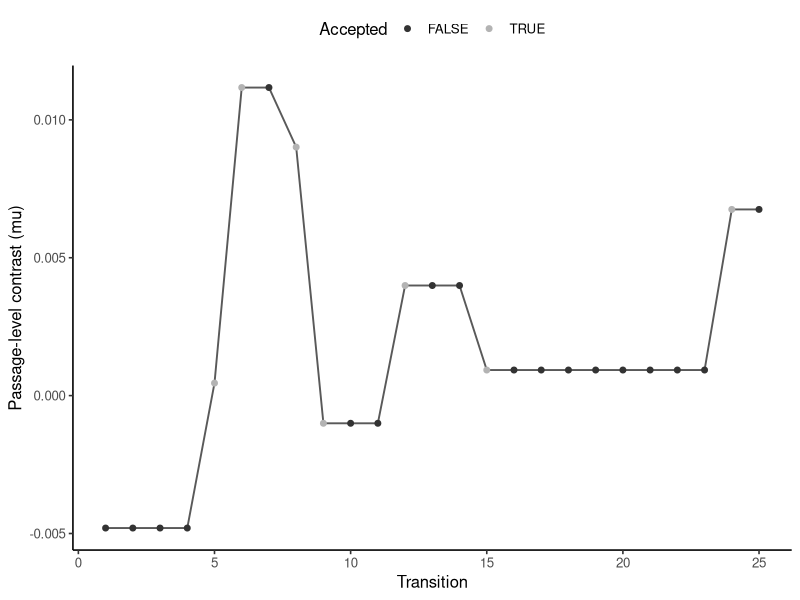

Source code (R):
## ---- chunk 1
#| label: first-provo-markov-transitions
library(ggplot2)

provo <- read.csv("data/provo/passage-summaries.csv", stringsAsFactors = FALSE)
y <- provo$noun_minus_verb_log_ffd
nu <- 4
prior_scale <- 2 * sd(y)
log_sum_exp <- function(x) { m <- max(x); m + log(sum(exp(x - m))) }
log_target <- function(eta) {
  mu <- eta[1]; sigma <- exp(eta[2])
  sum(dt((y - mu) / sigma, df = nu, log = TRUE) - log(sigma)) +
    dnorm(mu, 0, prior_scale, log = TRUE) +
    log(2) + dnorm(sigma, 0, prior_scale, log = TRUE) + eta[2]
}
mode_fit <- optim(c(median(y), log(mad(y))),
                  function(eta) -log_target(eta), method = "BFGS",
                  hessian = TRUE,
                  control = list(reltol = 1e-12, maxit = 1000L))
local_sd <- sqrt(diag(solve(mode_fit$hessian)))
grid <- expand.grid(
  mu = seq(mode_fit$par[1] - 7 * local_sd[1],
           mode_fit$par[1] + 7 * local_sd[1], length.out = 321L),
  log_sigma = seq(mode_fit$par[2] - 7 * local_sd[2],
                  mode_fit$par[2] + 7 * local_sd[2], length.out = 321L)
)
grid$log_kernel <- apply(grid, 1, log_target)
grid$weight <- exp(grid$log_kernel - log_sum_exp(grid$log_kernel))
grid_values <- as.matrix(grid[, c("mu", "log_sigma")])
grid_mean <- colSums(grid_values * grid$weight)
centered <- sweep(grid_values, 2, grid_mean, "-")
grid_covariance <- crossprod(centered * sqrt(grid$weight))
proposal_cholesky <- chol((2.38^2 / 2) * grid_covariance)
posterior_cholesky <- t(chol(grid_covariance))
current <- grid_mean + drop(posterior_cholesky %*% c(-2, -1))
current_log_target <- log_target(current)

set.seed(2026101804)
transitions <- vector("list", 25L)
for (iteration in seq_len(25L)) {
  proposal <- current + drop(rnorm(2) %*% proposal_cholesky)
  log_ratio <- log_target(proposal) - current_log_target
  accepted <- log(runif(1)) < min(0, log_ratio)
  previous <- current
  if (accepted) {
    current <- proposal
    current_log_target <- log_target(current)
  }
  transitions[[iteration]] <- data.frame(
    iteration, previous_mu = previous[1], proposed_mu = proposal[1],
    mu = current[1], sigma = exp(current[2]), accepted
  )
}
transitions <- do.call(rbind, transitions)

stopifnot(length(y) == 55L, abs(sum(grid$weight) - 1) < 1e-12)
head(transitions, 10)
## ---- chunk 2
#| label: plot-first-provo-markov-transitions
#| fig-cap: "The first 25 states of one passage-level Student-t model random-walk chain. Horizontal segments arise when a proposal is rejected and the current state is retained."
ggplot(transitions, aes(iteration, mu)) +
  geom_line(color = "grey35", linewidth = .65) +
  geom_point(aes(color = accepted), size = 1.7) +
  scale_color_grey(start = .2, end = .7) +
  labs(x = "Transition", y = "Passage-level contrast (mu)", color = "Accepted") +
  theme_classic(base_size = 12) +
  theme(legend.position = "top")
